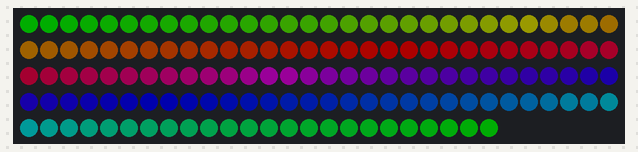
Simulated run of this sketch. Board: ATtiny85, built with avr-gcc and run on an emulated ATtiny85. On the bench: 144 RGB LEDs in strip order, left to right, continuing on the next row. Dim RGB values are drawn brighter than linear.

Above: at 26.7 s.

The sketch:

InfinityMirrorRainbow.ino
```cpp
/*
 *  InfinityMirrorRainbow.ino
 *
 *  Created by Iain Moncrief
 *  Thursday, March 15, 2019
 *
 */

#include <Adafruit_DotStar.h>
#include <SPI.h>

// Compile time definitions
#define NUMPIXELS 144  // Pixel count for extended LED strip
#define DATAPIN 6	  // Green wire
#define CLOCKPIN 5	 // Blue wire
#define ANALOGPOTPIN 2 // Potentiometer pin
#define BRIGHTNESS 50

Adafruit_DotStar strip = Adafruit_DotStar(NUMPIXELS, DATAPIN, CLOCKPIN, DOTSTAR_BRG);

int head = 0;
int tail = -286;

uint32_t color = 0xFF0000; // Color (starts red)

int pot = 0; // Potentiometer variable

void setup()
{

#if defined(__AVR_ATtiny85__) && (F_CPU == 16000000L)
	clock_prescale_set(clock_div_1); // Enable 16 MHz on Trinket
#endif

	strip.begin();

	if (BRIGHTNESS > 0)
	{
		strip.setBrightness(BRIGHTNESS);
	}

	strip.show(); // Clears the strip
}

void loop()
{
	rainbowCycle();
}

void rainbowCycle()
{
	byte *c;
	uint16_t i, j;

	for (j = 0; j < 256 * 5; j++)
	{
		for (i = 0; i < NUMPIXELS; i++)
		{
			c = Wheel(((i * 256 / NUMPIXELS) + j) & 255);
			strip.setPixelColor(i, *c, *(c + 1), *(c + 2));
		}
		strip.show();
	}
}

byte *Wheel(byte WheelPos)
{
	static byte c[3];

	if (WheelPos < 85)
	{
		c[0] = WheelPos * 3;
		c[1] = 255 - WheelPos * 3;
		c[2] = 0;
	}
	else if (WheelPos < 170)
	{
		WheelPos -= 85;
		c[0] = 255 - WheelPos * 3;
		c[1] = 0;
		c[2] = WheelPos * 3;
	}
	else
	{
		WheelPos -= 170;
		c[0] = 0;
		c[1] = WheelPos * 3;
		c[2] = 255 - WheelPos * 3;
	}

	return c;
}
```
